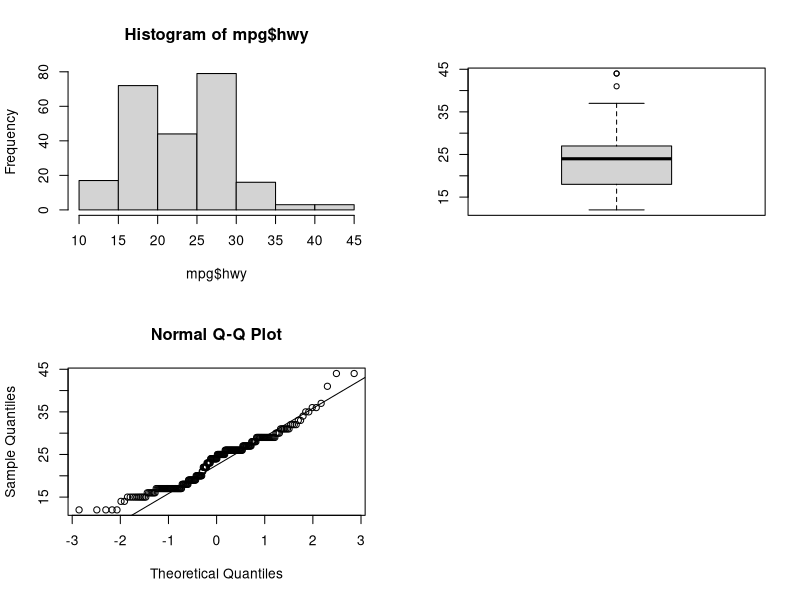
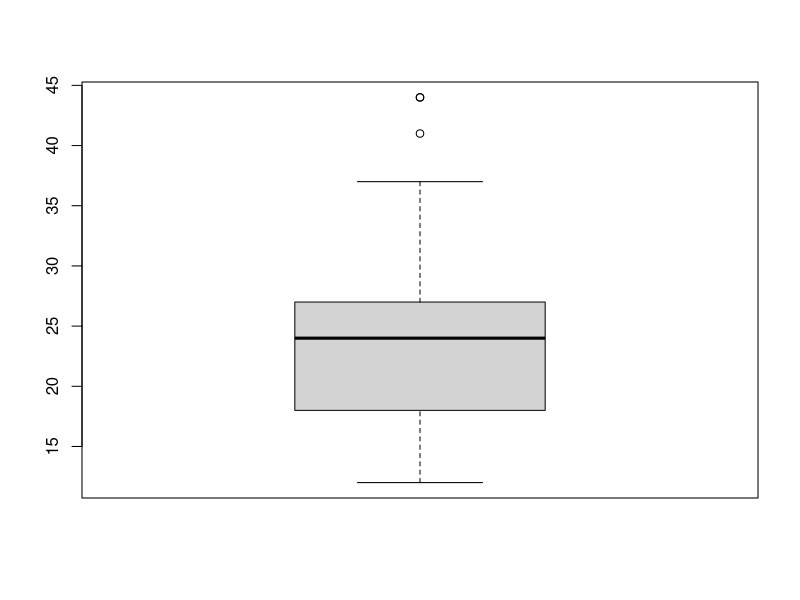
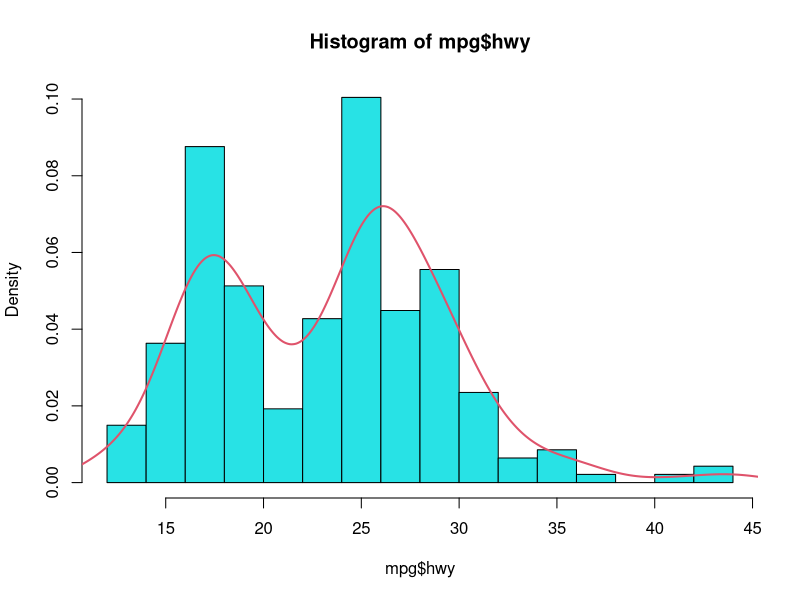

Here is the R script that generated these plots, in order:
# 7.1
library(ggplot2)
library(dplyr)

mpg <- tbl_df(mpg)
mpg

# 7.2
glimpse(mpg)
head(mpg)
summary(mpg)

# 7.3
summary(mpg$hwy)
mean(mpg$hwy)
median(mpg$hwy)
range(mpg$hwy)
quantile(mpg$hwy)

opar <- par(mfrow=c(2,2))
hist(mpg$hwy)
boxplot(mpg$hwy)
qqnorm(mpg$hwy)
qqline(mpg$hwy)
par(opar)

# 7.3.1
hwy <- mpg$hwy
n <- length(hwy)
mu0 <- 22.9
t.test(hwy, mu=mu0, alternative = "greater")
t.test(hwy) # 95% confidence range
?t.test
t.test(hwy, conf.level = .99)
t.test(hwy, conf.level = .90)

# check outlier
boxplot(mpg$hwy)

# histogram에서 40이상이 outlier임
hist(mpg$hwy, breaks=20, probability=TRUE, col=21)
lines(density(mpg$hwy), col=2, lwd=2)

# which로 해당하는 인덱스를 추출, 총 결과 길이를 출력
length(which(mpg$hwy >= 40))

# 7.3.2
c(mean(hwy), sd(hwy))
c(median(hwy), mad(hwy))

# 7.4
